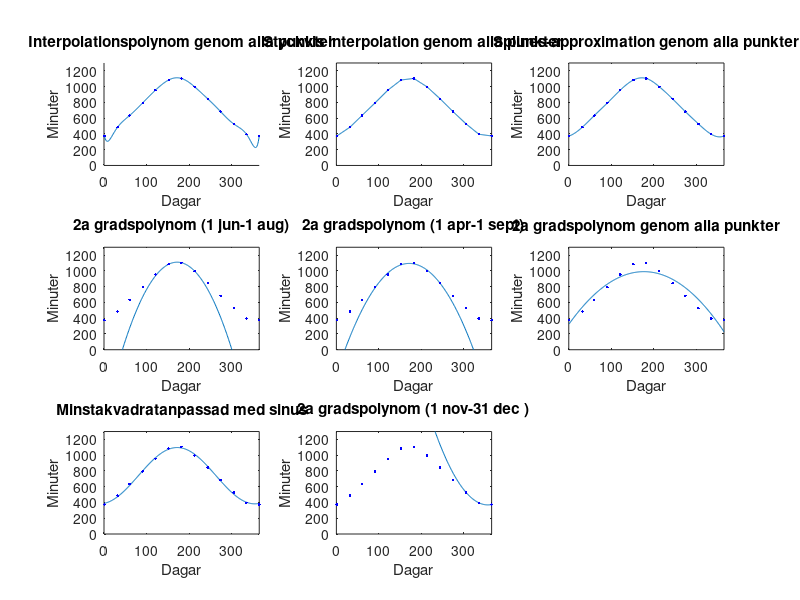

Write the MATLAB code that produced this figure.
%% uppg 4 Interpolation och linjära minsta kvadratmetoden

% Matrisen A ger datum: tid (sekunder)

A = [1 32 60 91 121 152 182 213 244 274 305 335 365; 374 486 633 794 955 1084 1104 998 845 684 527 396 374]';

% Definierar x och y utifrån matrisen 

x = A(:,1);
y = A(:,2);

% Definierar antal dagar

d = 1:1:365;

% Skapar anpassningar
figure()

% A) Interpolationspolynom över alla punkter 
subplot(3,3,1);
    % grad
    grad = length(x) -1;
    
    % Anpassa polynomet till datan
    k1 = polyfit(x,y,grad);
    
    % Skapa polynom med koefficienter
    p1 = polyval(k1,d);
    
    % Plotta
    hold on;
    plot(d,p1);
    plot(x,y,'b.');
    title("Interpolationspolynom genom alla punkter");
    xlabel("Dagar");
    ylabel("Minuter");
    axis([0,365,0,1300]);
    hold on;

    
% B) Styckvis linjär interpolation genom samma punkter 
subplot(3,3,2);
    k2 = interp1(x,y,d,"linear");
    plot(d,k2);
    hold on;
    plot(x,y,'b.');
    title("Styckvis interpolation genom alla punkter");
    xlabel("Dagar");
    ylabel("Minuter");
    axis([0,365,0,1300]);
    hold on;


% C) Splines-approximation genom alla punkter 
subplot(3,3,3);
    k3 = spline(x,y,d);
    plot(d,k3);
    hold on;
    plot(x,y,'b.');
    title("Splines-approximation genom alla punkter");
    xlabel("Dagar");
    ylabel("Minuter");
    axis([0,365,0,1300]);
    hold on;

    
% D) Andragradspolynom mellan 1 juni- 1 augusti
subplot(3,3,4);
    delX = x(6:8);
    delY = y(6:8);
    % Grad 2
    k4 = polyfit(delX,delY,2);
    p2 = polyval(k4,d);
    plot(d,p2);
    hold on;
    plot(x,y,'b.');
    title("2a gradspolynom (1 jun-1 aug)");
    xlabel("Dagar");
    ylabel("Minuter");
    axis([0,365,0,1300]);
    hold on;


% E) Minsta kvadratanpassat andragradspolynom 1 april- 1 augusti
subplot(3,3,5);
    delX2 = x(4:9);
    delY2 = y(4:9);
    % Grad 2
    k5 = polyfit(delX2, delY2, 2);
    p3 = polyval(k5,d);
    plot(d,p3);
    hold on;
    plot(x,y,'b.');
    title("2a gradspolynom (1 apr-1 sept)");
    xlabel("Dagar");
    ylabel("Minuter");
    axis([0,365,0,1300]);
    hold on;


% F) Minstakvadratanpassat andragradspolynom 1 januari- 31 december
subplot(3,3,6);
    % Grad 2
    k6 = polyfit(x,y,2);
    p4 = polyval(k6,d);
    plot(d,p4);
    hold on;
    plot(x,y,'b.');
    title("2a gradspolynom genom alla punkter");
    xlabel("Dagar");
    ylabel("Minuter");
    axis([0,365,0,1300]);
    hold on;


% G) Minstakvadrat med sinusanpassning
subplot(3,3,7);
    w = 2*pi/365;
    c1 = ones(13,1);
    c2 = cos(w*x);
    c3 = sin(w*x);
    C = [c1,c2,c3];

    %beräknar minsta kvadrat c

    c = (C'*C)^(-1)*(C'*y);

    p5 = c(1)+c(2)*cos(w*d)+c(3)*sin(w*d);

    plot(d,p5);
    hold on;
    plot(x,y,'b.');
    title("Minstakvadratanpassad med sinus");
    xlabel("Dagar")
    ylabel("Minuter");
    axis([0,365,0,1300]);


% Uppgiftssvar:
% a)
% I vilken ansats behövdes flest koefficienter beräknas (totalt över hela 
% intervallet)?
% Hur många koefficienter är det?
% I kubisk styckvis interpolation är den interpolerade funktionen en serie 
% kubiska polynom. För att hitta koefficienterna var varje polynom behöves
% krävs det n-1 funktioner då vi har samma antal okända. Varje polynom har 
% sedan 4 koefficienter vilket ger 4(n-1) där n är antalet datapunkter 
% (12). Detta ger i detta fall 44 koefficienter

% b)
% De tre anpassningar som bara behöver tre koefficienter är 
% D) Andragradspolynom mellan 1 juni- 1 augusti
% E) Minsta kvadratanpassat andragradspolynom 1 april- 1 augusti
% F) Minstakvadratanpassat andragradspolynom 1 januari- 31 december
% G) Minstakvadrat med sinusanpassning
% då dessa enbart är ett polynom av grad 2 förutom i G) då denna ger 
% koefficienter amplitud, fasförskjutning och skiftnign i y-led.

% c) 
% För att beräkna den längsta dagen ges att alternativ 
% D) Andragradspolynom mellan 1 juni- 1 augusti. Detta för att det ger en 
% bra anpassning för intervallet där den längsta dagen infaller samt att
% den ger effektiv beräknignsmetod där det enbart krävs 3 koefficienter.

% d)
% Julafton infaller vid dag 358 av 365 vilket sätter krav på anpassningen
% vid ändpunkterna. Här ger
% B) Styckvis linjär interpolation genom samma punkter 
% C) Splines-approximation genom alla punkter 
% G) Minstakvadrat med sinusanpassning
% Här har B) inte nog med prestanda då den enbart är en styckvis 
% interpolation mellan punkterna, den är snabb men inte en bra
% anpassning. Här ger spline den bästa prestandan men har 44 koefficienter
% medan G) ger relativt bra prestanda men med enbart 3 koefficienter.
% Väljer G) som den bästa anpassningen.

% e)
% En potentiell förbättring är att använda D) Andragradspolynom mellan 
% 1 juni- 1 augusti med modifikationen att använda data mellan 1 nov- 31
% dec där julafton ligger i intervallet

subplot(3,3,8);
    delX = x(11:13);
    delY = y(11:13);
    % Grad 2
    k4 = polyfit(delX,delY,2);
    p2 = polyval(k4,d);
    plot(d,p2);
    hold on;
    plot(x,y, 'b.');
    title("2a gradspolynom (1 nov-31 dec )");
    xlabel("Dagar");
    ylabel("Minuter");
    axis([0,365,0,1300]);
    hold on;

% f) Olika metoder ger olika fördelar men för att täcka in flest
% datapunkter med bra prestanda ges av C) Splines-approximation genom 
% alla punkter. Däremot är den inte lika effektiv som de andra metoderna.
% Det går inte att säga att en är bättre än den andra, det beror på vad som
% pritoriteras.

%% Uppgift 5 
